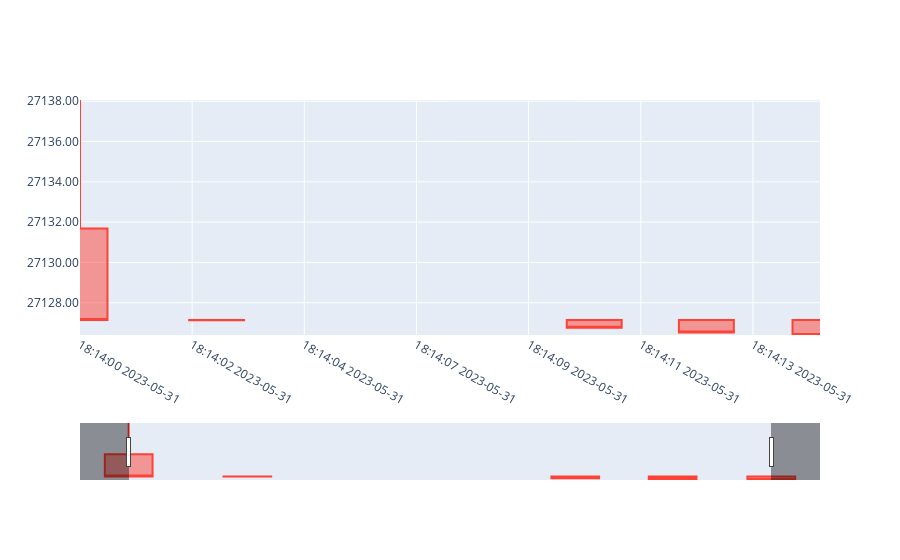

Write notebook code for a chart like this one.
### Code cell
# Global variables for storing price data
timestamps = []
price = {'open':[], 'high':[], 'low':[], 'close':[]}
# Maximum number of messages to receive before closing websocket
max_messages = 5 
data = ''

# Initial dashboard graph
fig = go.Figure()

def time_conv(timestamp):
    return datetime.datetime.fromtimestamp(timestamp/ 1000).strftime('%Y-%m-%d %H:%M:%S.%f')[:-4]

def update_graph():
    fig.add_trace(go.Candlestick())

    # Update the graph
    fig.update_xaxes(range=[min(timestamps), max(timestamps)])
    fig.update_yaxes(range=[min(price['low']), max(price['high'])])
    fig.update_traces(
        x=timestamps,
        open=price['open'],
        high=price['high'],
        low=price['low'],
        close=price['close']
    )
    fig.update_layout(
        xaxis=dict(
        type="date",
        tickformat="%H:%M:%S %Y-%m-%d"  # Customize the date format
        ),
        yaxis=dict(
            tickformat=".2f"
        )
    )
    #return fig

def on_error(ws, error):
    print("WebSocket error:", error)

def on_open(ws):
    print("WebSocket connection opened")

def on_close(ws):
    if ws.sock and ws.sock.connected:
        print("WebSocket connection closed.")
    else:
        print("WebSocket connection is already closed.")



def on_message(ws, message):
    global data, orig
    orig = json.loads(message)

    # Append timestamp and price to the lists
    timestamps.append(time_conv(orig['E']))
    data = orig['k']
    price['open'].append(data['o'])
    price['high'].append(data['h'])
    price['low'].append(data['l'])
    price['close'].append(data['c'])

    # Update dashboard graph with new data
    #update_graph()

    # Terminate the WebSocket connection after reaching max number of messages
    if len(timestamps) >= max_messages:
        if ws.sock and ws.sock.connected:
            ws.close()
        else:
            print("WebSocket connection is already closed.")

# Binance WebSocket API endpoint for BTCUSDT symbol
ws_url = 'wss://testnet.binance.vision/ws/btcusdt@kline_1m'

# Start WebSocket connection
ws = websocket.WebSocketApp(
        url=ws_url,
        on_open=on_open,
        on_message=on_message,
        on_error=on_error,
        on_close=on_close
    )
ws.run_forever()
update_graph()
fig.show()

### Figure 1 — Plotly figure (JSON) as saved in the notebook; plotly's stock layout.template omitted (floating-point values rounded to 4 significant figures)
{"data": [{"close": ["27127.14000000", "27127.13000000", "27126.76000000", "27126.52000000", "27126.40000000"], "high": ["27138.06000000", "27127.14000000", "27127.14000000", "27127.14000000", "27127.14000000"], "low": ["27127.14000000", "27127.13000000", "27126.76000000", "27126.52000000", "27126.40000000"], "open": ["27131.68000000", "27127.14000000", "27127.14000000", "27127.14000000", "27127.14000000"], "type": "candlestick", "x": ["2023-05-31 18:14:00.24", "2023-05-31 18:14:03.03", "2023-05-31 18:14:10.74", "2023-05-31 18:14:13.03", "2023-05-31 18:14:15.35"]}], "layout": {"xaxis": {"range": ["2023-05-31 18:14:00.24", "2023-05-31 18:14:15.35"], "tickformat": "%H:%M:%S %Y-%m-%d", "type": "date"}, "yaxis": {"range": ["27126.40000000", "27138.06000000"], "tickformat": ".2f"}}}
